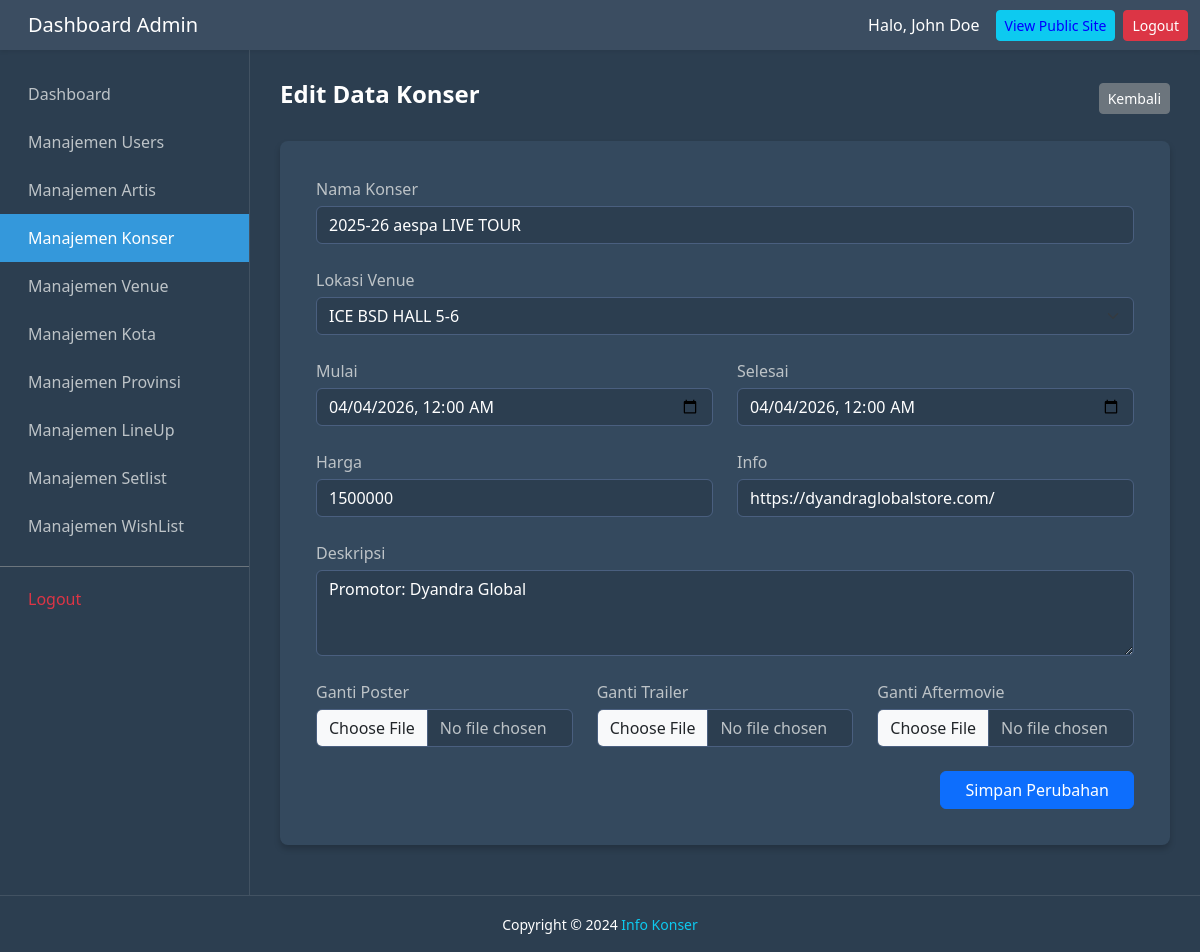
/halamanAdmin/dashboard/html/konser/editKonser.php?id=K12, run on the app's committed database.
### tables this page shows
CREATE TABLE `konser` (
  `id_konser` varchar(10) NOT NULL,
  `nama_konser` varchar(255) NOT NULL,
  `id_venue` varchar(10) DEFAULT NULL,
  `tanggal_mulai` datetime DEFAULT NULL,
  `tanggal_selesai` datetime DEFAULT NULL,
  `deskripsi` text,
  `harga_tiket_mulai` int DEFAULT NULL,
  `info_harga_tiket` varchar(255) DEFAULT NULL,
  `poster_konser` varchar(255) DEFAULT NULL,
  `video_trailer` varchar(255) DEFAULT NULL COMMENT 'Path file video atau URL YouTube/Vimeo untuk trailer konser',
  `video_aftermovie` varchar(255) DEFAULT NULL COMMENT 'Path file video atau URL YouTube/Vimeo untuk aftermovie konser',
  `status_konser` enum('upcoming','ongoing','completed','cancelled') DEFAULT 'upcoming' COMMENT 'Status konser: upcoming=akan datang, ongoing=sedang berlangsung, completed=selesai, cancelled=dibatalkan'
);

### halamanAdmin/dashboard/html/konser/editKonser.php (the view, shortened to what this page needs)
<?php
$id = mysqli_real_escape_string($koneksi, $_GET['id']);
$query = mysqli_query($koneksi, "SELECT * FROM konser WHERE id_konser = '$id'");
$data  = mysqli_fetch_assoc($query);
?>
<!DOCTYPE html>
<html lang="id">
<head>
    <link href="https://cdn.jsdelivr.net/npm/bootstrap@5.3.2/dist/css/bootstrap.min.css" rel="stylesheet">
    <link rel="stylesheet" href="../../css/styles.css">
</head>
<body>
    <?php include '../header.php'; ?>
    <div class="d-flex-wrapper">
        <?php include '../sideBar.php'; ?>
        <div class="main-content">
            <div class="d-flex justify-content-between align-items-center mb-4">
                <h4 class="fw-bold text-white">Edit Data Konser</h4>
                <a href="manajemenKonser.php" class="btn btn-secondary btn-sm">Kembali</a>
            </div>
            <div class="card stats-card border-0">
                <div class="card-body">
                    <form action="" method="POST" enctype="multipart/form-data">
                        <div class="row g-4">
                            <div class="col-12"><label>Nama Konser</label><input type="text" class="form-control" name="nama_konser" value="<?= htmlspecialchars($data['nama_konser']) ?>" required></div>
                            <div class="col-12">
                                <label>Lokasi Venue</label>
                                <select class="form-select" name="id_venue" required>
                                    <?php
                                    $vQ = mysqli_query($koneksi, "SELECT id_venue, nama_venue FROM venue ORDER BY nama_venue ASC");
                                    while($v = mysqli_fetch_assoc($vQ)){
                                        $sel = ($v['id_venue'] == $data['id_venue']) ? 'selected' : '';
                                        echo "<option value='".$v['id_venue']."' $sel>".$v['nama_venue']."</option>";
                                    }
                                    ?>
                                </select>
                            </div>
                            <div class="col-md-6"><label>Mulai</label><input type="datetime-local" class="form-control" name="tanggal_mulai" value="<?= date('Y-m-d\TH:i', strtotime($data['tanggal_mulai'])) ?>" required></div>
                            <div class="col-md-6"><label>Selesai</label><input type="datetime-local" class="form-control" name="tanggal_selesai" value="<?= date('Y-m-d\TH:i', strtotime($data['tanggal_selesai'])) ?>" required></div>
                            <div class="col-md-6"><label>Harga</label><input type="number" class="form-control" name="harga_tiket" value="<?= $data['harga_tiket_mulai'] ?>" required></div>
                            <div class="col-md-6"><label>Info</label><input type="text" class="form-control" name="info_harga" value="<?= htmlspecialchars($data['info_harga_tiket']) ?>"></div>
                            <div class="col-12"><label>Deskripsi</label><textarea class="form-control" name="deskripsi" rows="3"><?= htmlspecialchars($data['deskripsi']) ?></textarea></div>
                            <div class="col-md-4"><label>Ganti Poster</label><input type="file" class="form-control" name="poster"> </div>
                            <div class="col-md-4"><label>Ganti Trailer</label><input type="file" class="form-control" name="video_trailer"></div>
                            <div class="col-md-4"><label>Ganti Aftermovie</label><input type="file" class="form-control" name="video_aftermovie"></div>
                            <div class="col-12 text-end mt-4"><button type="submit" name="update" class="btn btn-primary px-4">Simpan Perubahan</button></div>
                        </div>
                    </form>
                </div>
            </div>
        </div>
    </div>
    <?php include '../footer.php'; ?>
</body>
</html>

### halamanAdmin/dashboard/css/styles.css (style rules this page uses)
:root { --bg-dark: #2c3e50; --bg-card: #34495e; --text-light: #ecf0f1; --active-blue: #3498db; }
html, body { height: 100%; margin: 0; padding: 0; font-family: "Segoe UI", sans-serif; }
body { background-color: var(--bg-dark) !important; color: var(--text-light) !important; display: flex; flex-direction: column; min-height: 100vh; }
.d-flex-wrapper { display: flex; flex: 1; width: 100%; overflow: hidden; }
.main-content { flex: 1; padding: 30px; background-color: var(--bg-dark) !important; overflow-y: auto; width: 100%; }
.stats-card, .table-card, .activity-card { background-color: var(--bg-card); border-radius: 8px; padding: 20px; box-shadow: 0 4px 6px rgba(0, 0, 0, 0.2); margin-bottom: 20px; border: none; color: white; }
.d-flex-wrapper { margin-top: 0 !important; padding-top: 0 !important; }

### halamanAdmin/dashboard/html/konser/editKonser.php (style rules this page uses)
.form-control, .form-select { background-color: #2c3e50; color: white; border: 1px solid #4a5f7f; }
label { color: #bdc3c7; margin-bottom: 5px; }
input[type=file] { background-color: #2c3e50; color: #bdc3c7; }

### data on the page
konser: nama_konser "2025-26 aespa LIVE TOUR", tanggal_mulai "04/04/2026 00:00", tanggal_selesai "04/04/2026 00:00", harga_tiket "1500000", info_harga "https://dyandraglobalstore.com/", deskripsi "Promotor: Dyandra Global"

### other printed values
form field id_venue "ICE BSD HALL 5-6"
